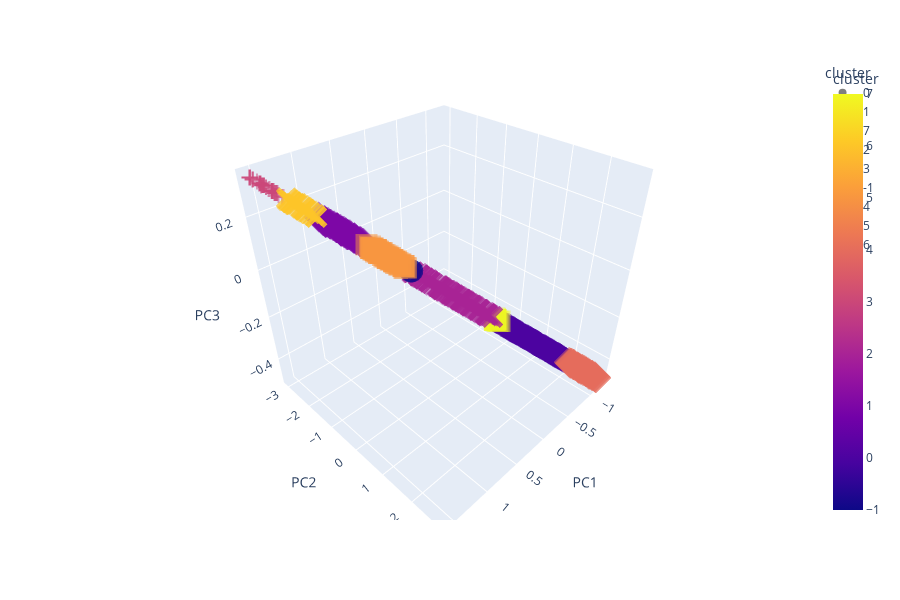
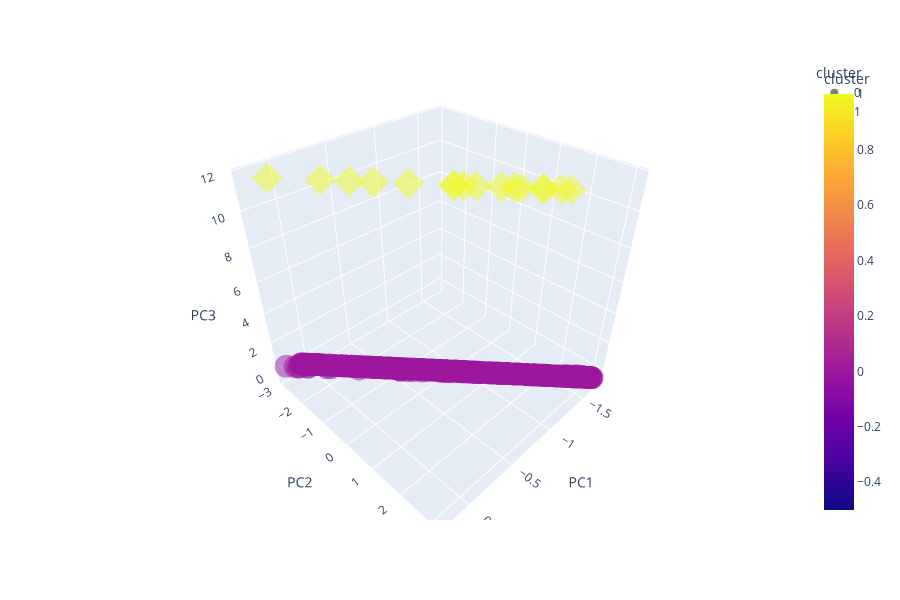
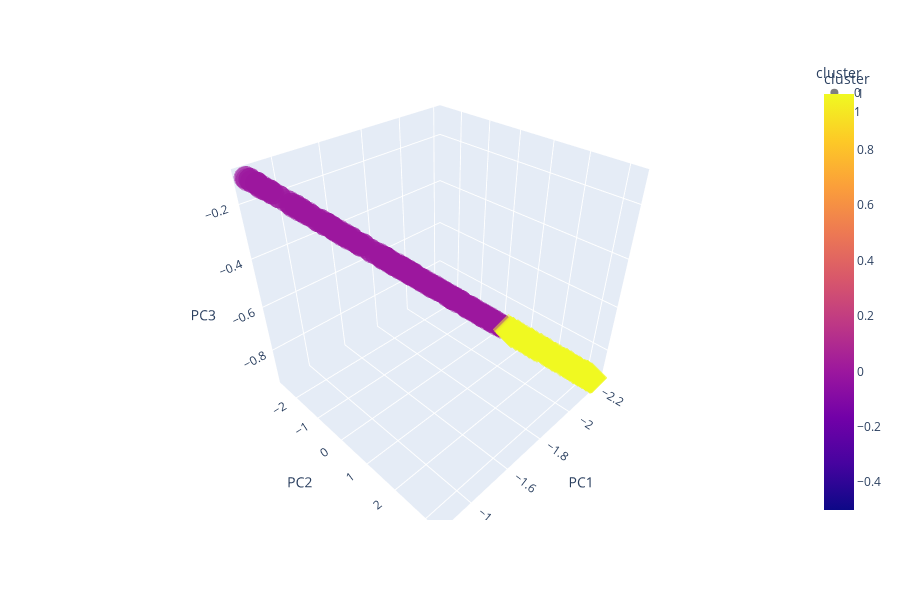
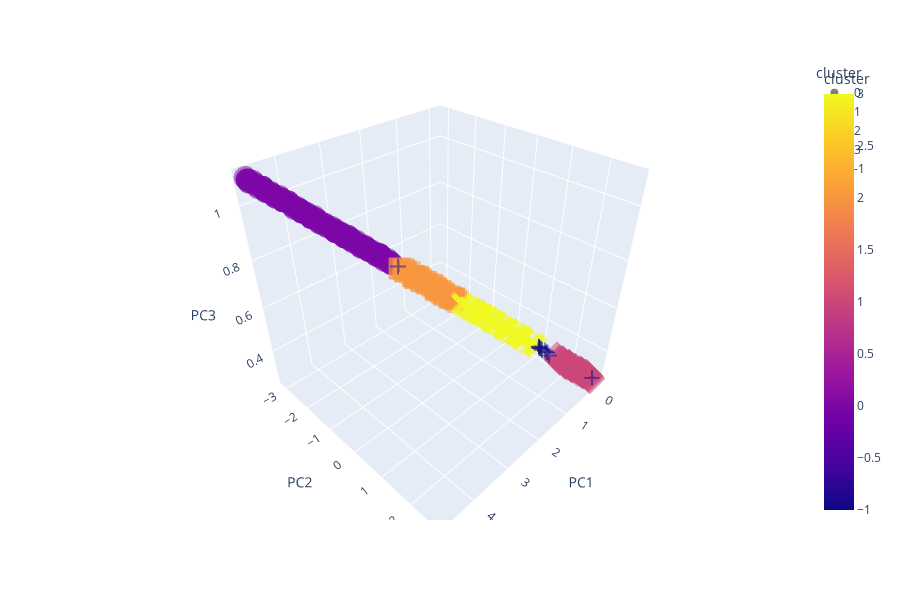

The cell these charts' notebook holds for them, in order:
### Code cell
results = []

for tdf in tdf_train:
    X_train = tdf.iloc[:,:-1]
    y_train = tdf[['type']]
    
    result = get_scores_and_labels(combinations, tdf)
    results.append(result)
    
    tdf['cluster'] = result['best_labels']
    
    print(tdf.type.unique())
    fig = px.scatter_3d(
    tdf, x='PC1', y='PC2', z='PC3', color='cluster',symbol='cluster', opacity=0.5, size_max=10,height=600,
    )
    fig.show()
    print("="*70)
